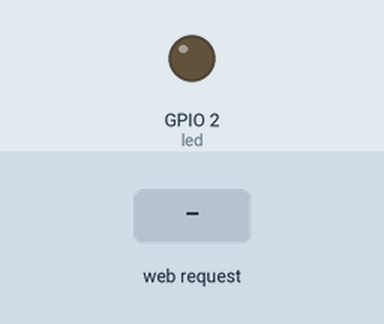
Simulated run of this sketch. Board: ESP32. On the bench: output pins drawn as LEDs (lit = HIGH). Inputs (shaded band) come from the test bench. WiFi joins after 1.5 s; servers stay silent unless stated; what the sketch prints to the serial monitor is not drawn.

Above: at 2.7 s.
2.8 s: HTTP request GET /on received
At 3.5 s:
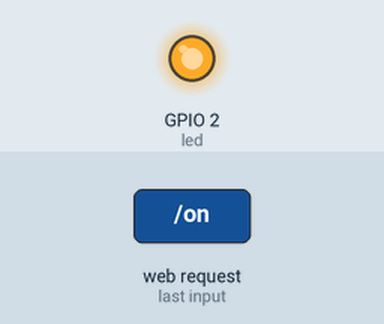
4.3 s: HTTP request GET /off received
At 4.6 s:
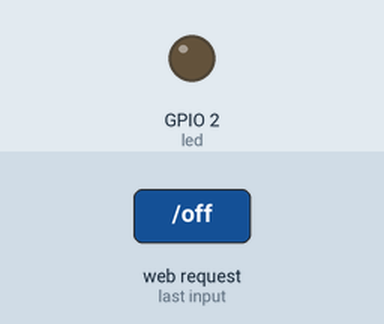
Timing chart, 0 to 7.3 s (numbered marks = the images above; inputs shaded):
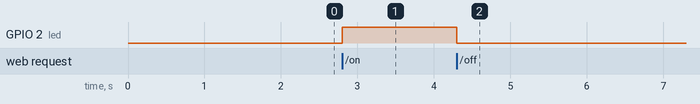

Measured:
- after the input at 2.8 s, GPIO 2 (led): LOW → HIGH at once
- after the input at 4.3 s, GPIO 2 (led): HIGH → LOW at once

The sketch:

Localserver.ino
```cpp
#include <WiFi.h>

const char* ssid = "IPCS,3FLOOR";
const char* password = "Ipcs@2026";

WiFiServer server(80);          // its an object. Its creates an object on port 80. It is an open port(it creates server on port 80 as http)
int led = 2;

void setup() {
  Serial.begin(115200);
  pinMode(led, OUTPUT);

  WiFi.begin(ssid, password);
  while (WiFi.status() != WL_CONNECTED) delay(500);                      // if not connect .... will be shown nd if conneted ip address will be shown

  Serial.println(WiFi.localIP());   // print IP
  server.begin();                   // server starts
}

void loop() {
  WiFiClient client = server.available();            // checking client connection

  if (client) {
    String req = client.readStringUntil('\r');            // carrier
    client.flush();                                        //for resetting the values in client

    if (req.indexOf("/on") != -1) digitalWrite(led, HIGH);
    if (req.indexOf("/off") != -1) digitalWrite(led, LOW);

    client.println("HTTP/1.1 200 OK");                 // for checking http link
    client.println("Content-type:text/html\n");            //startinh html

    client.println("<head><title>Controlling led with local server</title></head>");
    client.println("<body><h2>Control LED</h2><p>To turn on the LED click <em>ON</em>.To turn off the LED click <em>OFF</em></p></body>");
    client.println("<a href='/on'>ON</a><br>");
    client.println("<a href='/off'>OFF</a><br>");

    client.stop();
  }
}
```
